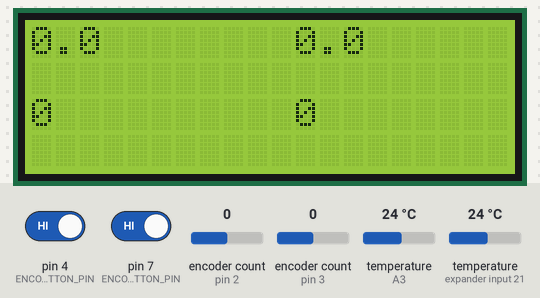
Bench run of a sketch on a simulated Arduino Uno, built with avr-gcc and run on an emulated ATmega328P. Parts: 20×4 character LCD. Inputs (shaded band) come from the test bench; at power-on: encoder count (sensors on pin 3, pin 2) 0, temperature (sensors on A3, expander input 21) 24 °C, pin 4 (ENCODER_1_BUTTON_PIN) HIGH, pin 7 (ENCODER_2_BUTTON_PIN) HIGH. What the sketch prints to the serial monitor is not drawn.

Above: at 0.1 s.
At 2.6 s:
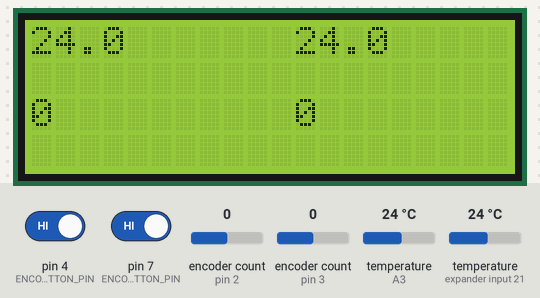
Timing chart, 0 to 2.1 s (numbered marks = the images above; inputs shaded):
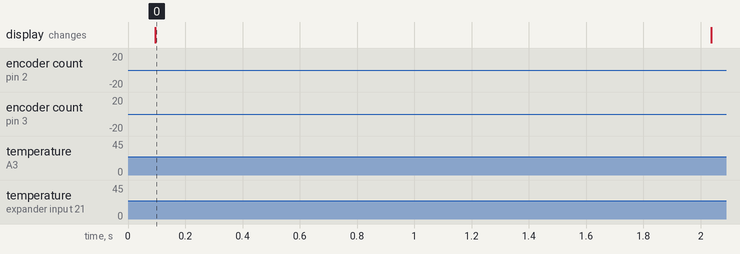

The sketch:

encoder_ds18b20_lcd.ino
```cpp
#include <Encoder.h>
#include <Bounce2.h>
#include <Wire.h>
#include <OneWire.h>
#include <DallasTemperature.h>
#include <LiquidCrystal_I2C.h>

#define ENCODER_1_A_PIN 3
#define ENCODER_1_B_PIN 5
#define ENCODER_1_BUTTON_PIN 4
#define ENCODER_2_A_PIN 2
#define ENCODER_2_B_PIN 8
#define ENCODER_2_BUTTON_PIN 7

#define ONE_WIRE_BUS_PIN A3         //OnewWire has to be on analog pin


// Setup a oneWire instance to communicate with any OneWire devices
OneWire oneWire(ONE_WIRE_BUS_PIN);
// Pass our oneWire reference to Dallas Temperature.
DallasTemperature sensors(&oneWire);
//Specific adresses
DeviceAddress Probe01Add = { 0x28, 0xFF, 0x94, 0x19, 0xA2, 0x17, 0x04, 0x11 };
DeviceAddress Probe02Add = { 0x28, 0xFF, 0x8A, 0x61, 0xA0, 0x17, 0x05, 0x6A };


//Setup LCD screen on I2C
LiquidCrystal_I2C lcd(0x3F,20,4); // set the LCD address to 0x27 for a 16 chars and 2 line display


//Setup encoders
Encoder encoder1(ENCODER_1_A_PIN, ENCODER_1_B_PIN);
Encoder encoder2(ENCODER_2_A_PIN, ENCODER_2_B_PIN);

//Setup debounce objects
Bounce debounced1 = Bounce();
Bounce debounced2 = Bounce();


//////////////// GLOBAL VARIABLES ////////////////
long oldPosition1 = 0;
long newPosition1 = 0;
long actPosition1 = 0;
long oldActPosition1 = 0;
long oldPosition2 = 0;
long newPosition2 = 0;
long actPosition2 = 0;
long oldActPosition2 = 0;

unsigned long button1LastMillis = 0;
unsigned long button1RoseMillis = 0;
unsigned long button1FellMillis = 0;
unsigned long button1Diff = 0;

unsigned long button2LastMillis = 0;

unsigned long currentMillis = 0;
unsigned long tempLastMillis = 0;
unsigned int tempTimer = 2000; //cannot be smaller than 187 for 10 bit resoliton on sensors
double probe01Temp = 0;
double probe02Temp = 0;

uint8_t state = 1;


double getTemperature(DeviceAddress deviceAddress){
  double tempC = sensors.getTempC(deviceAddress);

  if (tempC == -127.00) {
    Serial.print("Error getting temperature");
  }
  else {
    return tempC;
  }

}

void updateEncoders() {
  newPosition1 = encoder1.read();
  Serial.println(newPosition1);
  if (newPosition1 >= oldPosition1 + 4) {
    oldActPosition1 = actPosition1;
    actPosition1++;
    oldPosition1 = newPosition1;
  }
  else if (newPosition1 <= oldPosition1 - 4) {
    oldActPosition1 = actPosition1;
    actPosition1--;
    oldPosition1 = newPosition1;
  }

  newPosition2 = encoder2.read();
  if (newPosition2 >= oldPosition2 + 4) {
    oldActPosition2 = actPosition2;
    actPosition2++;
    oldPosition2 = newPosition2;
  }
  else if (newPosition2 <= oldPosition2 - 4) {
    oldActPosition2 = actPosition2;
    actPosition2--;
    oldPosition2 = newPosition2;
  }
}


//////////////// SETUP ////////////////
void setup() {
  Serial.begin(115200);
  Serial.println("booting");

  lcd.init();
  lcd.backlight();
  lcd.clear();

  debounced1.attach(ENCODER_1_BUTTON_PIN);
  debounced1.interval(8);

  debounced2.attach(ENCODER_2_BUTTON_PIN);
  debounced2.interval(8);

  pinMode(ENCODER_1_BUTTON_PIN, INPUT_PULLUP);
  pinMode(ENCODER_2_BUTTON_PIN, INPUT_PULLUP);

  sensors.begin();
  sensors.setResolution(10); //Sets global resolution
  sensors.setWaitForConversion(false);
  sensors.requestTemperatures();

  lcd.setCursor(0, 0);
  lcd.print(probe01Temp, 1);
  lcd.setCursor(11, 0);
  lcd.print(probe01Temp, 1);
  lcd.setCursor(0, 2);
  lcd.print(actPosition1);
  lcd.setCursor(11, 2);
  lcd.print(actPosition2);

  delay(1000);
}//end setup


//////////////// MAIN LOOP ////////////////
void loop() {

  currentMillis = millis();

  if (currentMillis - tempLastMillis >= tempTimer){
    tempLastMillis = currentMillis;

    probe01Temp = getTemperature(Probe01Add);
    probe02Temp = getTemperature(Probe02Add);
    /*
    Serial.print(probe01Temp);
    Serial.print("\t");
    Serial.println(probe02Temp);
    */
    lcd.setCursor(0, 0);
    lcd.print(probe01Temp, 1);
    lcd.setCursor(11, 0);
    lcd.print(probe02Temp, 1);

    sensors.requestTemperatures();
  }//temp read and control timer


  if (debounced1.rose()) {
    button1RoseMillis = currentMillis;
  }
  if (debounced1.fell()) {
    button1FellMillis = currentMillis;
    button1Diff = button1FellMillis - button1RoseMillis;
  }

  if ( button1Diff != 0 && button1Diff < 500) {
    //Serial.println("short press");
    button1Diff = 0;
    button1RoseMillis = 0;
  }
  else if (button1RoseMillis + 1000 >= currentMillis-10 && button1RoseMillis + 1000 <= currentMillis+10 && digitalRead(ENCODER_1_BUTTON_PIN)) {
    //Serial.println("long press");
    button1RoseMillis = 0;
  }


  updateEncoders();

  if (actPosition1 != oldActPosition1) {
    oldActPosition1 = actPosition1;

    lcd.setCursor(0, 2);
    lcd.print("    ");
    lcd.setCursor(0, 2);
    lcd.print(actPosition1);
  }
  if (actPosition2 != oldActPosition2) {
    oldActPosition2 = actPosition2;

    lcd.setCursor(11, 2);
    lcd.print("    ");
    lcd.setCursor(11, 2);
    lcd.print(actPosition2);
  }


  debounced1.update();
  debounced2.update();


}//end main loop
```

Measured:
- what the display in image 0 shows lasts 1.9 s, from 0.1 s to 2.0 s
